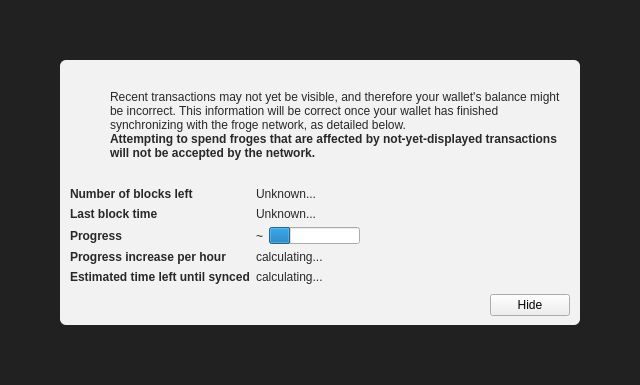
<?xml version="1.0" encoding="UTF-8"?>
<ui version="4.0">
 <class>ModalOverlay</class>
 <widget class="ModalOverlay" name="ModalOverlay">
  <property name="geometry">
   <rect>
    <x>0</x>
    <y>0</y>
    <width>640</width>
    <height>385</height>
   </rect>
  </property>
  <property name="windowTitle">
   <string>Form</string>
  </property>
  <layout class="QVBoxLayout" name="verticalLayout" stretch="0">
   <property name="sizeConstraint">
    <enum>QLayout::SetDefaultConstraint</enum>
   </property>
   <property name="leftMargin">
    <number>0</number>
   </property>
   <property name="topMargin">
    <number>0</number>
   </property>
   <property name="rightMargin">
    <number>0</number>
   </property>
   <property name="bottomMargin">
    <number>0</number>
   </property>
   <item>
    <widget class="QWidget" name="bgWidget" native="true">
     <property name="styleSheet">
      <string notr="true">#bgWidget { background: rgba(0,0,0,220); }</string>
     </property>
     <layout class="QVBoxLayout" name="verticalLayoutMain" stretch="1">
      <property name="leftMargin">
       <number>60</number>
      </property>
      <property name="topMargin">
       <number>60</number>
      </property>
      <property name="rightMargin">
       <number>60</number>
      </property>
      <property name="bottomMargin">
       <number>60</number>
      </property>
      <item>
       <widget class="QWidget" name="contentWidget" native="true">
        <property name="styleSheet">
         <string notr="true">#contentWidget { background: rgba(255,255,255,240); border-radius: 6px; }

QLabel { color: rgb(40,40,40);  }</string>
        </property>
        <layout class="QVBoxLayout" name="verticalLayoutSub" stretch="1,0,0,0">
         <property name="spacing">
          <number>0</number>
         </property>
         <property name="leftMargin">
          <number>10</number>
         </property>
         <property name="topMargin">
          <number>10</number>
         </property>
         <property name="rightMargin">
          <number>10</number>
         </property>
         <property name="bottomMargin">
          <number>10</number>
         </property>
         <item>
          <layout class="QHBoxLayout" name="horizontalLayoutIconText" stretch="0,1">
           <property name="topMargin">
            <number>20</number>
           </property>
           <item>
            <layout class="QVBoxLayout" name="verticalLayoutIcon">
             <property name="leftMargin">
              <number>0</number>
             </property>
             <item>
              <widget class="QPushButton" name="warningIcon">
               <property name="enabled">
                <bool>false</bool>
               </property>
               <property name="text">
                <string/>
               </property>
               <property name="icon">
                <iconset>
                 <normaloff>:/icons/warning</normaloff>
                 <disabledoff>:/icons/warning</disabledoff>:/icons/warning</iconset>
               </property>
               <property name="iconSize">
                <size>
                 <width>48</width>
                 <height>48</height>
                </size>
               </property>
               <property name="flat">
                <bool>true</bool>
               </property>
              </widget>
             </item>
             <item>
              <spacer name="verticalSpacerWarningIcon">
               <property name="orientation">
                <enum>Qt::Vertical</enum>
               </property>
               <property name="sizeHint" stdset="0">
                <size>
                 <width>20</width>
                 <height>40</height>
                </size>
               </property>
              </spacer>
             </item>
            </layout>
           </item>
           <item>
            <layout class="QVBoxLayout" name="verticalLayoutInfoText">
             <property name="leftMargin">
              <number>0</number>
             </property>
             <property name="topMargin">
              <number>0</number>
             </property>
             <item>
              <widget class="QLabel" name="infoText">
               <property name="text">
                <string>Recent transactions may not yet be visible, and therefore your wallet's balance might be incorrect. This information will be correct once your wallet has finished synchronizing with the froge network, as detailed below.</string>
               </property>
               <property name="textFormat">
                <enum>Qt::RichText</enum>
               </property>
               <property name="wordWrap">
                <bool>true</bool>
               </property>
              </widget>
             </item>
             <item>
              <widget class="QLabel" name="infoTextStrong">
               <property name="font">
                <font>
                 <weight>75</weight>
                 <bold>true</bold>
                </font>
               </property>
               <property name="text">
                <string>Attempting to spend froges that are affected by not-yet-displayed transactions will not be accepted by the network.</string>
               </property>
               <property name="textFormat">
                <enum>Qt::RichText</enum>
               </property>
               <property name="wordWrap">
                <bool>true</bool>
               </property>
              </widget>
             </item>
             <item>
              <spacer name="verticalSpacerInTextSpace">
               <property name="orientation">
                <enum>Qt::Vertical</enum>
               </property>
               <property name="sizeHint" stdset="0">
                <size>
                 <width>20</width>
                 <height>40</height>
                </size>
               </property>
              </spacer>
             </item>
            </layout>
           </item>
          </layout>
         </item>
         <item>
          <spacer name="verticalSpacerAfterText">
           <property name="orientation">
            <enum>Qt::Vertical</enum>
           </property>
           <property name="sizeHint" stdset="0">
            <size>
             <width>20</width>
             <height>40</height>
            </size>
           </property>
          </spacer>
         </item>
         <item>
          <layout class="QFormLayout" name="formLayout">
           <property name="fieldGrowthPolicy">
            <enum>QFormLayout::FieldsStayAtSizeHint</enum>
           </property>
           <property name="horizontalSpacing">
            <number>6</number>
           </property>
           <property name="verticalSpacing">
            <number>6</number>
           </property>
           <property name="topMargin">
            <number>10</number>
           </property>
           <item row="0" column="0">
            <widget class="QLabel" name="labelNumberOfBlocksLeft">
             <property name="font">
              <font>
               <weight>75</weight>
               <bold>true</bold>
              </font>
             </property>
             <property name="text">
              <string>Number of blocks left</string>
             </property>
            </widget>
           </item>
           <item row="0" column="1">
            <widget class="QLabel" name="numberOfBlocksLeft">
             <property name="text">
              <string>Unknown...</string>
             </property>
            </widget>
           </item>
           <item row="1" column="0">
            <widget class="QLabel" name="labelLastBlockTime">
             <property name="font">
              <font>
               <weight>75</weight>
               <bold>true</bold>
              </font>
             </property>
             <property name="text">
              <string>Last block time</string>
             </property>
            </widget>
           </item>
           <item row="1" column="1">
            <widget class="QLabel" name="newestBlockDate">
             <property name="sizePolicy">
              <sizepolicy hsizetype="Maximum" vsizetype="Preferred">
               <horstretch>0</horstretch>
               <verstretch>0</verstretch>
              </sizepolicy>
             </property>
             <property name="text">
              <string>Unknown...</string>
             </property>
            </widget>
           </item>
           <item row="2" column="0">
            <widget class="QLabel" name="labelSyncDone">
             <property name="font">
              <font>
               <weight>75</weight>
               <bold>true</bold>
              </font>
             </property>
             <property name="text">
              <string>Progress</string>
             </property>
            </widget>
           </item>
           <item row="2" column="1">
            <layout class="QHBoxLayout" name="horizontalLayoutSync" stretch="0,1">
             <item>
              <widget class="QLabel" name="percentageProgress">
               <property name="text">
                <string notr="true">~</string>
               </property>
              </widget>
             </item>
             <item>
              <widget class="QProgressBar" name="progressBar">
               <property name="value">
                <number>24</number>
               </property>
               <property name="format">
                <string/>
               </property>
              </widget>
             </item>
            </layout>
           </item>
           <item row="4" column="0">
            <widget class="QLabel" name="labelProgressIncrease">
             <property name="font">
              <font>
               <weight>75</weight>
               <bold>true</bold>
              </font>
             </property>
             <property name="text">
              <string>Progress increase per hour</string>
             </property>
            </widget>
           </item>
           <item row="4" column="1">
            <widget class="QLabel" name="progressIncreasePerH">
             <property name="text">
              <string>calculating...</string>
             </property>
            </widget>
           </item>
           <item row="5" column="0">
            <widget class="QLabel" name="labelEstimatedTimeLeft">
             <property name="font">
              <font>
               <weight>75</weight>
               <bold>true</bold>
              </font>
             </property>
             <property name="text">
              <string>Estimated time left until synced</string>
             </property>
            </widget>
           </item>
           <item row="5" column="1">
            <widget class="QLabel" name="expectedTimeLeft">
             <property name="text">
              <string>calculating...</string>
             </property>
            </widget>
           </item>
          </layout>
         </item>
         <item>
          <layout class="QHBoxLayout" name="horizontalLayoutButtons">
           <property name="leftMargin">
            <number>10</number>
           </property>
           <property name="topMargin">
            <number>10</number>
           </property>
           <item>
            <spacer name="horizontalSpacer">
             <property name="orientation">
              <enum>Qt::Horizontal</enum>
             </property>
             <property name="sizeHint" stdset="0">
              <size>
               <width>40</width>
               <height>20</height>
              </size>
             </property>
            </spacer>
           </item>
           <item>
            <widget class="QPushButton" name="closeButton">
             <property name="text">
              <string>Hide</string>
             </property>
            </widget>
           </item>
          </layout>
         </item>
        </layout>
       </widget>
      </item>
     </layout>
    </widget>
   </item>
  </layout>
 </widget>
 <customwidgets>
  <customwidget>
   <class>ModalOverlay</class>
   <extends>QWidget</extends>
   <header>modaloverlay.h</header>
   <container>1</container>
  </customwidget>
 </customwidgets>
 <resources/>
 <connections/>
</ui>
